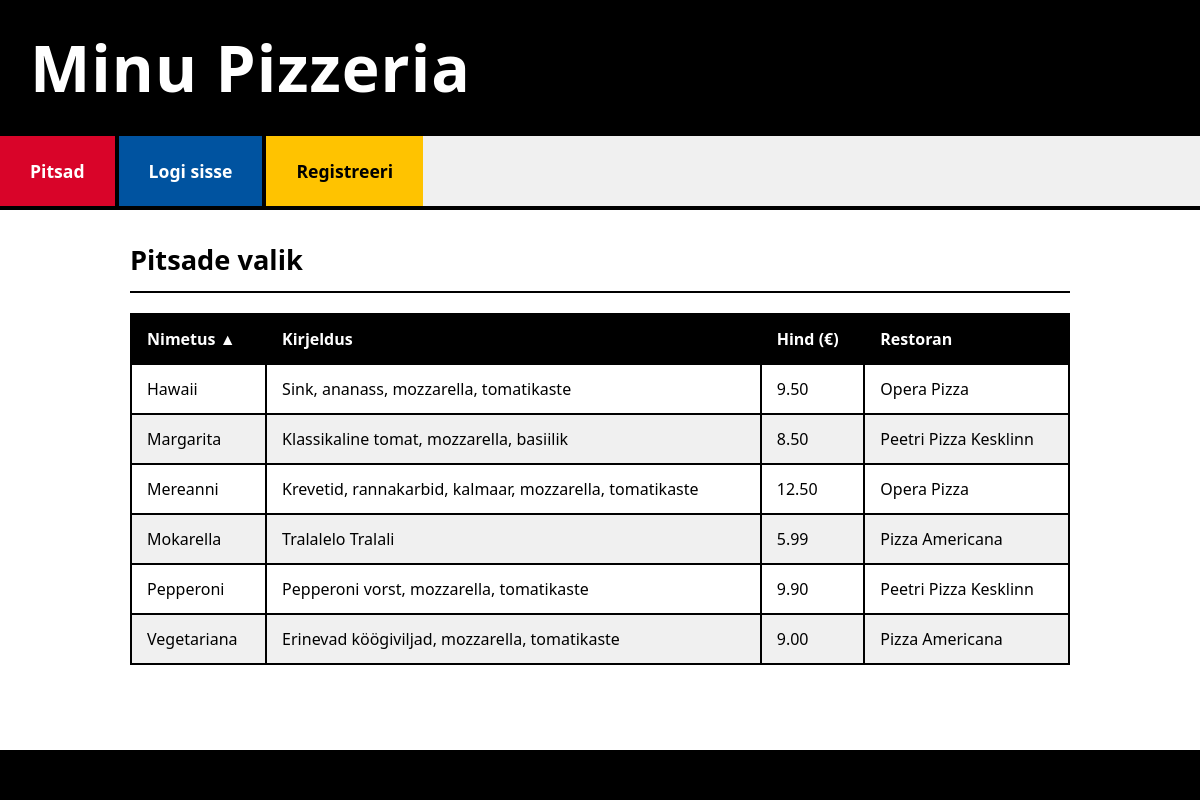
Before: /pizzas_list.php with the older database file.
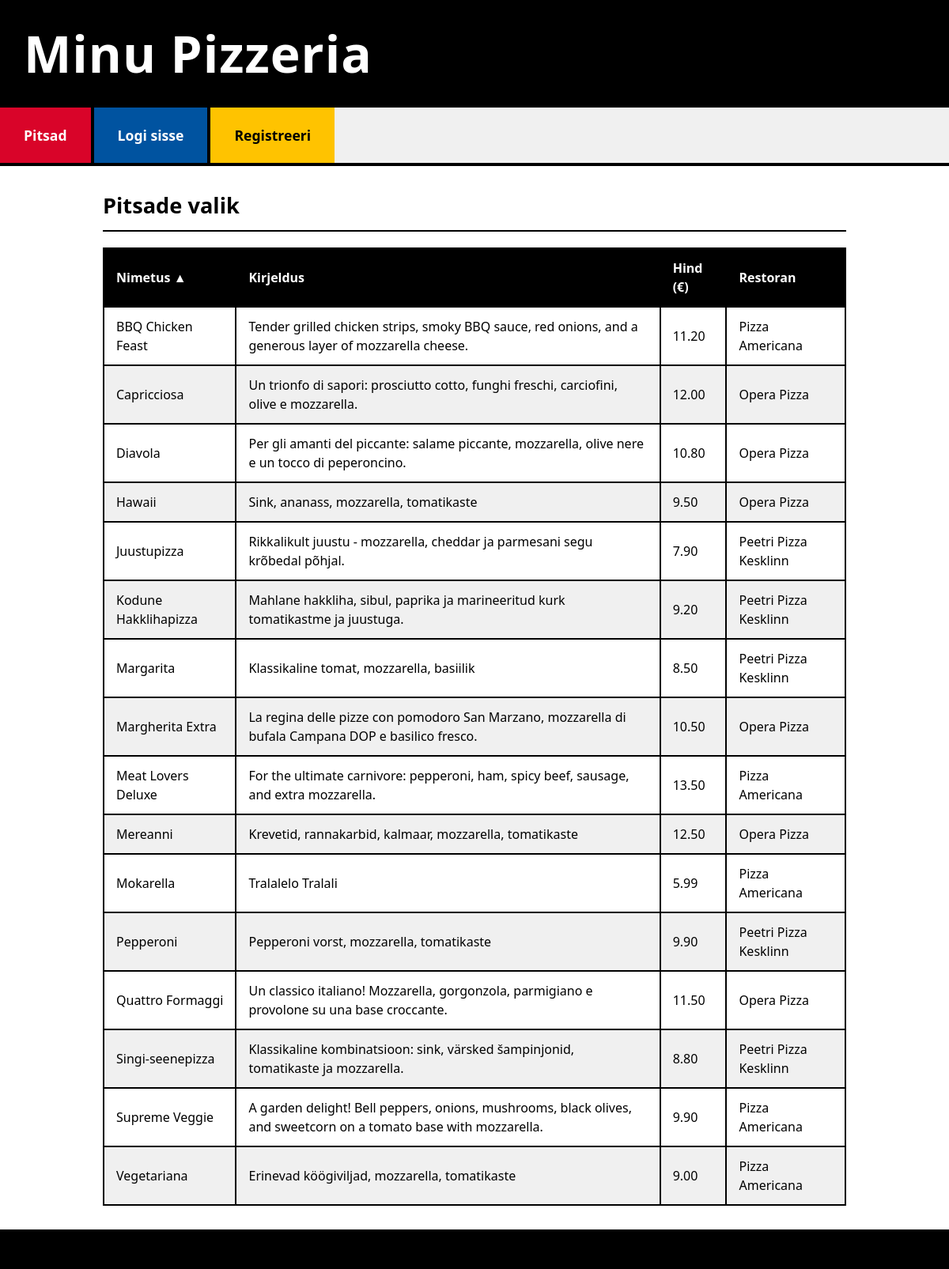
After: the same page with the newer database file.
### tables this page shows
CREATE TABLE `pitsad` (
  `PitsaID` int(11) NOT NULL,
  `Nimetus` varchar(100) NOT NULL,
  `Kirjeldus` text DEFAULT NULL,
  `Hind` decimal(10,2) NOT NULL,
  `RestoranID` int(11) DEFAULT NULL
);

CREATE TABLE `pitsarestoranid` (
  `RestoranID` int(11) NOT NULL,
  `Nimi` varchar(255) NOT NULL,
  `Aadress` text DEFAULT NULL,
  `Telefon` varchar(50) DEFAULT NULL,
  `AvatudAlates` time DEFAULT NULL,
  `AvatudKuni` time DEFAULT NULL
);

### abifunktsioonid.php (called while the page is built, shortened)
<?php
function on_sisse_logitud() {
    return isset($_SESSION['kasutaja_id']);
}
function saa_koik_pitsad($sort_column = 'p.Nimetus', $sort_direction = 'ASC') {
    global $yhendus;
    $pitsad = [];
    $allowed_sort_columns = ['p.Nimetus', 'p.Hind', 'pr.Nimi'];
    $allowed_sort_directions = ['ASC', 'DESC'];
    $sql = "SELECT p.*, pr.Nimi as RestoraniNimi
            FROM pitsad p
            LEFT JOIN pitsarestoranid pr ON p.RestoranID = pr.RestoranID
            ORDER BY " . $yhendus->real_escape_string($sort_column) . " " . $yhendus->real_escape_string($sort_direction);
    $result = $yhendus->query($sql);
    if ($result->num_rows > 0) {
        while ($row = $result->fetch_assoc()) {
            $pitsad[] = $row;
        }
    }
    return $pitsad;
}
?>

### pizzas_list.php (the view, shortened to what this page needs)
<?php
require_once('conf3.php');
require_once('abifunktsioonid.php');
$sort_column = isset($_GET['sort']) ? $_GET['sort'] : 'p.Nimetus';
$sort_direction = isset($_GET['dir']) ? strtoupper($_GET['dir']) : 'ASC';
$allowed_get_sort_columns = [
    'nimetus' => 'p.Nimetus',
    'hind' => 'p.Hind',
    'restoran' => 'pr.Nimi'
];
if (isset($allowed_get_sort_columns[$sort_column])) {
    $db_sort_column = $allowed_get_sort_columns[$sort_column];
} else {
    $db_sort_column = 'p.Nimetus';
}
$pitsad = saa_koik_pitsad($db_sort_column, $sort_direction);
require_once('header.php');
?>
    <div class="content-block">
        <h2>Pitsade valik</h2>
        <?php if (!empty($pitsad)): ?>
            <table>
                <thead>
                <tr>
                    <th>
                        <a href="pizzas_list.php?sort=nimetus&dir=<?php echo ($sort_column == 'nimetus' && $sort_direction == 'ASC') ? 'DESC' : 'ASC'; ?>">
                            Nimetus <?php if ($sort_column == 'nimetus') echo ($sort_direction == 'ASC' ? '▲' : '▼'); ?>
                        </a>
                    </th>
                    <th>Kirjeldus</th>
                    <th>
                        <a href="pizzas_list.php?sort=hind&dir=<?php echo ($sort_column == 'hind' && $sort_direction == 'ASC') ? 'DESC' : 'ASC'; ?>">
                            Hind (€) <?php if ($sort_column == 'hind') echo ($sort_direction == 'ASC' ? '▲' : '▼'); ?>
                        </a>
                    </th>
                    <th>
                        <a href="pizzas_list.php?sort=restoran&dir=<?php echo ($sort_column == 'restoran' && $sort_direction == 'ASC') ? 'DESC' : 'ASC'; ?>">
                            Restoran <?php if ($sort_column == 'restoran') echo ($sort_direction == 'ASC' ? '▲' : '▼'); ?>
                        </a>
                    </th>
                </tr>
                </thead>
                <tbody>
                <?php foreach ($pitsad as $pitsa): ?>
                    <tr>
                        <td><?php echo htmlspecialchars($pitsa['Nimetus']); ?></td>
                        <td><?php echo nl2br(htmlspecialchars($pitsa['Kirjeldus'])); ?></td>
                        <td><?php echo htmlspecialchars(number_format($pitsa['Hind'], 2)); ?></td>
                        <td><?php echo htmlspecialchars($pitsa['RestoraniNimi'] ?? 'N/A'); ?></td>
                    </tr>
                <?php endforeach; ?>
                </tbody>
            </table>
        <?php else: ?>
            <p>Hetkel ei ole ühtegi pitsat saadaval.</p>
            <?php if ($yhendus->error) echo "<p style='color:red'>Andmebaasi viga: " . htmlspecialchars($yhendus->error) . "</p>";  ?>
        <?php endif; ?>
    </div>
<?php
require_once('footer.php');
?>

### header.php (shortened to what this page needs)
<?php
require_once('conf3.php');
require_once('abifunktsioonid.php');
?>
    <!DOCTYPE html>
    <html lang="et">
    <head>
        <link rel="stylesheet" href="style.css">
    </head>
<body>
<div id="site-wrapper">
    <header class="site-header">
        <h1><a href="index.php">Minu Pizzeria</a></h1>
    </header>
    <nav class="main-nav">
        <ul>
            <li><a href="pizzas_list.php">Pitsad</a></li>
            <?php if (on_sisse_logitud()): ?>
                <?php if (on_admin()): ?>
                <?php endif; ?>
                <li><a href="logout.php">Logi välja</a></li>
            <?php else: ?>
                <li><a href="login.php">Logi sisse</a></li>
                <li><a href="register.php">Registreeri</a></li>
            <?php endif; ?>
        </ul>
    </nav>
    <main class="content-area">
        <div class="container-inner">

### footer.php (shortened to what this page needs)
</div>
</main>
<footer class="site-footer">
</footer>
</div>
</body>
</html>

### style.css (style rules this page uses)
* { box-sizing: border-box; margin: 0; padding: 0; }
body { font-family: 'Segoe UI', Arial, sans-serif; background-color: #E0E0E0; color: #000000; line-height: 1.5; }
#site-wrapper { display: flex; flex-direction: column; min-height: 100vh; }
header.site-header { background-color: #000000; color: white; padding: 20px 30px; text-align: left; }
header.site-header h1 a { color: white; text-decoration: none; font-weight: 600; font-size: 2em; letter-spacing: 1px; }
nav.main-nav { background-color: #F0F0F0; border-bottom: 4px solid #000000; }
nav.main-nav ul { list-style-type: none; display: flex; justify-content: flex-start; height: 70px; }
nav.main-nav ul li { border-right: 4px solid #000000; }
nav.main-nav ul li:last-child { border-right: none; }
nav.main-nav ul li a { display: flex; align-items: center; justify-content: center; height: 100%; padding: 0 30px; text-decoration: none; font-weight: 600; font-size: 1.1em; color: #FFFFFF; transition: opacity 0.2s ease-in-out; }
nav.main-nav ul li a[href="pizzas_list.php"], nav.main-nav ul li a[href="index.php"] { background-color: #D90429; }
nav.main-nav ul li a[href="login.php"] { background-color: #0053A0; }
nav.main-nav ul li a[href="register.php"] { background-color: #FFC300; color: #000000; }
main.content-area { flex-grow: 1; padding: 0; background-color: #FFFFFF; }
.container-inner { max-width: 1000px; margin: 0 auto; padding: 0; }
.content-block { padding: 30px; border-bottom: 4px solid #000000; }
.content-block:last-child { border-bottom: none; }
.content-block h2 { font-size: 1.7em; color: #000000; margin-bottom: 20px; padding-bottom: 10px; border-bottom: 2px solid #000000; font-weight: 600; }
table { width: 100%; border-collapse: collapse; margin-top: 10px; }
th, td { border: 2px solid #000000; padding: 12px 15px; text-align: left; background-color: #FFFFFF; }
th { background-color: #000000; color: white; font-weight: 600; }
th a { color: white; text-decoration: none; }
tr:nth-child(even) td { background-color: #F0F0F0; }
footer.site-footer { text-align: center; padding: 25px; background-color: #000000; color: #A0A0A0; font-size: 0.9em; }

Changed rows visible on the page:
added pitsad: Nimetus "BBQ Chicken Feast", Kirjeldus "Tender grilled chicken strips, smoky BBQ sauce, red onions, and a generous layer of mozzarella cheese.", Hind "11.20", RestoranID.Nimi "Pizza Americana"
added pitsad: Nimetus "Capricciosa", Kirjeldus "Un trionfo di sapori: prosciutto cotto, funghi freschi, carciofini, olive e mozzarella.", Hind "12.00", RestoranID.Nimi "Opera Pizza"
added pitsad: Nimetus "Diavola", Kirjeldus "Per gli amanti del piccante: salame piccante, mozzarella, olive nere e un tocco di peperoncino.", Hind "10.80", RestoranID.Nimi "Opera Pizza"
added pitsad: Nimetus "Juustupizza", Kirjeldus "Rikkalikult juustu - mozzarella, cheddar ja parmesani segu krõbedal põhjal.", Hind "7.90", RestoranID.Nimi "Peetri Pizza Kesklinn"
added pitsad: Nimetus "Kodune Hakklihapizza", Kirjeldus "Mahlane hakkliha, sibul, paprika ja marineeritud kurk tomatikastme ja juustuga.", Hind "9.20", RestoranID.Nimi "Peetri Pizza Kesklinn"
added pitsad: Nimetus "Margherita Extra", Kirjeldus "La regina delle pizze con pomodoro San Marzano, mozzarella di bufala Campana DOP e basilico fresco.", Hind "10.50", RestoranID.Nimi "Opera Pizza"
added pitsad: Nimetus "Meat Lovers Deluxe", Kirjeldus "For the ultimate carnivore: pepperoni, ham, spicy beef, sausage, and extra mozzarella.", Hind "13.50", RestoranID.Nimi "Pizza Americana"
added pitsad: Nimetus "Quattro Formaggi", Kirjeldus "Un classico italiano! Mozzarella, gorgonzola, parmigiano e provolone su una base croccante.", Hind "11.50", RestoranID.Nimi "Opera Pizza"
added pitsad: Nimetus "Singi-seenepizza", Kirjeldus "Klassikaline kombinatsioon: sink, värsked šampinjonid, tomatikaste ja mozzarella.", Hind "8.80", RestoranID.Nimi "Peetri Pizza Kesklinn"
added pitsad: Nimetus "Supreme Veggie", Kirjeldus "A garden delight! Bell peppers, onions, mushrooms, black olives, and sweetcorn on a tomato base with mozzarella.", Hind "9.90", RestoranID.Nimi "Pizza Americana"
